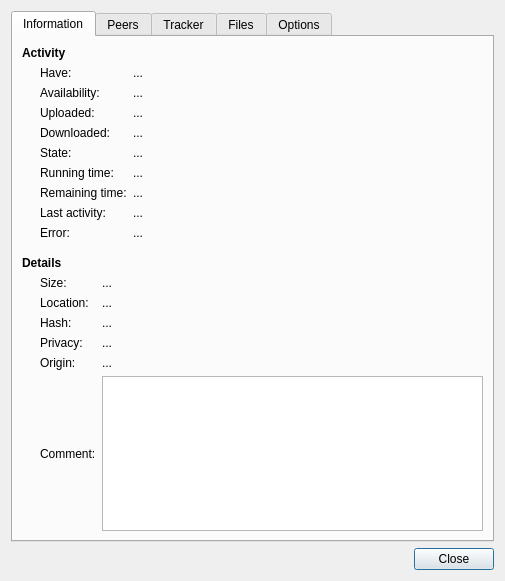
<?xml version="1.0" encoding="UTF-8"?>
<ui version="4.0">
 <class>DetailsDialog</class>
 <widget class="QDialog" name="DetailsDialog">
  <property name="geometry">
   <rect>
    <x>0</x>
    <y>0</y>
    <width>505</width>
    <height>581</height>
   </rect>
  </property>
  <property name="windowTitle">
   <string>Torrent Properties</string>
  </property>
  <layout class="QVBoxLayout" name="dialogLayout">
   <item>
    <widget class="QTabWidget" name="tabs">
     <property name="currentIndex">
      <number>0</number>
     </property>
     <property name="elideMode">
      <enum>Qt::ElideNone</enum>
     </property>
     <property name="usesScrollButtons">
      <bool>false</bool>
     </property>
     <widget class="QWidget" name="infoTab">
      <attribute name="title">
       <string>Information</string>
      </attribute>
      <layout class="QVBoxLayout" name="infoTabLayout">
       <item>
        <widget class="QLabel" name="activitySectionLabel">
         <property name="styleSheet">
          <string notr="true">font-weight:bold</string>
         </property>
         <property name="text">
          <string>Activity</string>
         </property>
        </widget>
       </item>
       <item>
        <layout class="QGridLayout" name="activitySectionLayout" columnstretch="0,1">
         <property name="leftMargin">
          <number>18</number>
         </property>
         <item row="0" column="0">
          <widget class="QLabel" name="haveLabel">
           <property name="text">
            <string>Have:</string>
           </property>
          </widget>
         </item>
         <item row="0" column="1">
          <widget class="SqueezeLabel" name="haveValueLabel">
           <property name="sizePolicy">
            <sizepolicy hsizetype="Ignored" vsizetype="Preferred">
             <horstretch>0</horstretch>
             <verstretch>0</verstretch>
            </sizepolicy>
           </property>
           <property name="text">
            <string notr="true">...</string>
           </property>
           <property name="textFormat">
            <enum>Qt::PlainText</enum>
           </property>
           <property name="textInteractionFlags">
            <set>Qt::NoTextInteraction</set>
           </property>
          </widget>
         </item>
         <item row="1" column="0">
          <widget class="QLabel" name="availabilityLabel">
           <property name="text">
            <string>Availability:</string>
           </property>
          </widget>
         </item>
         <item row="1" column="1">
          <widget class="SqueezeLabel" name="availabilityValueLabel">
           <property name="sizePolicy">
            <sizepolicy hsizetype="Ignored" vsizetype="Preferred">
             <horstretch>0</horstretch>
             <verstretch>0</verstretch>
            </sizepolicy>
           </property>
           <property name="text">
            <string notr="true">...</string>
           </property>
           <property name="textFormat">
            <enum>Qt::PlainText</enum>
           </property>
           <property name="textInteractionFlags">
            <set>Qt::NoTextInteraction</set>
           </property>
          </widget>
         </item>
         <item row="2" column="0">
          <widget class="QLabel" name="uploadedLabel">
           <property name="text">
            <string>Uploaded:</string>
           </property>
          </widget>
         </item>
         <item row="2" column="1">
          <widget class="SqueezeLabel" name="uploadedValueLabel">
           <property name="sizePolicy">
            <sizepolicy hsizetype="Ignored" vsizetype="Preferred">
             <horstretch>0</horstretch>
             <verstretch>0</verstretch>
            </sizepolicy>
           </property>
           <property name="text">
            <string notr="true">...</string>
           </property>
           <property name="textFormat">
            <enum>Qt::PlainText</enum>
           </property>
           <property name="textInteractionFlags">
            <set>Qt::NoTextInteraction</set>
           </property>
          </widget>
         </item>
         <item row="3" column="0">
          <widget class="QLabel" name="downloadedLabel">
           <property name="text">
            <string>Downloaded:</string>
           </property>
          </widget>
         </item>
         <item row="3" column="1">
          <widget class="SqueezeLabel" name="downloadedValueLabel">
           <property name="sizePolicy">
            <sizepolicy hsizetype="Ignored" vsizetype="Preferred">
             <horstretch>0</horstretch>
             <verstretch>0</verstretch>
            </sizepolicy>
           </property>
           <property name="text">
            <string notr="true">...</string>
           </property>
           <property name="textFormat">
            <enum>Qt::PlainText</enum>
           </property>
           <property name="textInteractionFlags">
            <set>Qt::NoTextInteraction</set>
           </property>
          </widget>
         </item>
         <item row="4" column="0">
          <widget class="QLabel" name="stateLabel">
           <property name="text">
            <string>State:</string>
           </property>
          </widget>
         </item>
         <item row="4" column="1">
          <widget class="SqueezeLabel" name="stateValueLabel">
           <property name="sizePolicy">
            <sizepolicy hsizetype="Ignored" vsizetype="Preferred">
             <horstretch>0</horstretch>
             <verstretch>0</verstretch>
            </sizepolicy>
           </property>
           <property name="text">
            <string notr="true">...</string>
           </property>
           <property name="textFormat">
            <enum>Qt::PlainText</enum>
           </property>
           <property name="textInteractionFlags">
            <set>Qt::NoTextInteraction</set>
           </property>
          </widget>
         </item>
         <item row="5" column="0">
          <widget class="QLabel" name="runningTimeLabel">
           <property name="text">
            <string>Running time:</string>
           </property>
          </widget>
         </item>
         <item row="5" column="1">
          <widget class="SqueezeLabel" name="runningTimeValueLabel">
           <property name="sizePolicy">
            <sizepolicy hsizetype="Ignored" vsizetype="Preferred">
             <horstretch>0</horstretch>
             <verstretch>0</verstretch>
            </sizepolicy>
           </property>
           <property name="text">
            <string notr="true">...</string>
           </property>
           <property name="textFormat">
            <enum>Qt::PlainText</enum>
           </property>
           <property name="textInteractionFlags">
            <set>Qt::NoTextInteraction</set>
           </property>
          </widget>
         </item>
         <item row="6" column="0">
          <widget class="QLabel" name="remainingTimeLabel">
           <property name="text">
            <string>Remaining time:</string>
           </property>
          </widget>
         </item>
         <item row="6" column="1">
          <widget class="SqueezeLabel" name="remainingTimeValueLabel">
           <property name="sizePolicy">
            <sizepolicy hsizetype="Ignored" vsizetype="Preferred">
             <horstretch>0</horstretch>
             <verstretch>0</verstretch>
            </sizepolicy>
           </property>
           <property name="text">
            <string notr="true">...</string>
           </property>
           <property name="textFormat">
            <enum>Qt::PlainText</enum>
           </property>
           <property name="textInteractionFlags">
            <set>Qt::NoTextInteraction</set>
           </property>
          </widget>
         </item>
         <item row="7" column="0">
          <widget class="QLabel" name="lastActivityLabel">
           <property name="text">
            <string>Last activity:</string>
           </property>
          </widget>
         </item>
         <item row="7" column="1">
          <widget class="SqueezeLabel" name="lastActivityValueLabel">
           <property name="sizePolicy">
            <sizepolicy hsizetype="Ignored" vsizetype="Preferred">
             <horstretch>0</horstretch>
             <verstretch>0</verstretch>
            </sizepolicy>
           </property>
           <property name="text">
            <string notr="true">...</string>
           </property>
           <property name="textFormat">
            <enum>Qt::PlainText</enum>
           </property>
           <property name="textInteractionFlags">
            <set>Qt::NoTextInteraction</set>
           </property>
          </widget>
         </item>
         <item row="8" column="0">
          <widget class="QLabel" name="errorLabel">
           <property name="text">
            <string>Error:</string>
           </property>
          </widget>
         </item>
         <item row="8" column="1">
          <widget class="SqueezeLabel" name="errorValueLabel">
           <property name="sizePolicy">
            <sizepolicy hsizetype="Ignored" vsizetype="Preferred">
             <horstretch>0</horstretch>
             <verstretch>0</verstretch>
            </sizepolicy>
           </property>
           <property name="text">
            <string notr="true">...</string>
           </property>
           <property name="textFormat">
            <enum>Qt::PlainText</enum>
           </property>
           <property name="textInteractionFlags">
            <set>Qt::TextSelectableByKeyboard|Qt::TextSelectableByMouse</set>
           </property>
          </widget>
         </item>
        </layout>
       </item>
       <item>
        <spacer name="detailsSectionSpacer">
         <property name="orientation">
          <enum>Qt::Vertical</enum>
         </property>
         <property name="sizeType">
          <enum>QSizePolicy::Fixed</enum>
         </property>
         <property name="sizeHint" stdset="0">
          <size>
           <width>1</width>
           <height>10</height>
          </size>
         </property>
        </spacer>
       </item>
       <item>
        <widget class="QLabel" name="detailsSectionLabel">
         <property name="styleSheet">
          <string notr="true">font-weight:bold</string>
         </property>
         <property name="text">
          <string>Details</string>
         </property>
        </widget>
       </item>
       <item>
        <layout class="QGridLayout" name="detailsSectionLayout" columnstretch="0,1">
         <property name="leftMargin">
          <number>18</number>
         </property>
         <item row="0" column="1">
          <widget class="SqueezeLabel" name="sizeValueLabel">
           <property name="sizePolicy">
            <sizepolicy hsizetype="Ignored" vsizetype="Preferred">
             <horstretch>0</horstretch>
             <verstretch>0</verstretch>
            </sizepolicy>
           </property>
           <property name="text">
            <string notr="true">...</string>
           </property>
           <property name="textFormat">
            <enum>Qt::PlainText</enum>
           </property>
           <property name="textInteractionFlags">
            <set>Qt::NoTextInteraction</set>
           </property>
          </widget>
         </item>
         <item row="1" column="1">
          <widget class="SqueezeLabel" name="locationValueLabel">
           <property name="sizePolicy">
            <sizepolicy hsizetype="Ignored" vsizetype="Preferred">
             <horstretch>0</horstretch>
             <verstretch>0</verstretch>
            </sizepolicy>
           </property>
           <property name="text">
            <string notr="true">...</string>
           </property>
           <property name="textFormat">
            <enum>Qt::PlainText</enum>
           </property>
           <property name="textInteractionFlags">
            <set>Qt::TextSelectableByKeyboard|Qt::TextSelectableByMouse</set>
           </property>
          </widget>
         </item>
         <item row="2" column="0">
          <widget class="QLabel" name="hashLabel">
           <property name="text">
            <string>Hash:</string>
           </property>
          </widget>
         </item>
         <item row="3" column="0">
          <widget class="QLabel" name="privacyLabel">
           <property name="text">
            <string>Privacy:</string>
           </property>
          </widget>
         </item>
         <item row="4" column="0">
          <widget class="QLabel" name="originLabel">
           <property name="text">
            <string>Origin:</string>
           </property>
          </widget>
         </item>
         <item row="4" column="1">
          <widget class="SqueezeLabel" name="originValueLabel">
           <property name="sizePolicy">
            <sizepolicy hsizetype="Ignored" vsizetype="Preferred">
             <horstretch>0</horstretch>
             <verstretch>0</verstretch>
            </sizepolicy>
           </property>
           <property name="text">
            <string notr="true">...</string>
           </property>
           <property name="textFormat">
            <enum>Qt::PlainText</enum>
           </property>
           <property name="textInteractionFlags">
            <set>Qt::TextSelectableByKeyboard|Qt::TextSelectableByMouse</set>
           </property>
          </widget>
         </item>
         <item row="3" column="1">
          <widget class="SqueezeLabel" name="privacyValueLabel">
           <property name="sizePolicy">
            <sizepolicy hsizetype="Ignored" vsizetype="Preferred">
             <horstretch>0</horstretch>
             <verstretch>0</verstretch>
            </sizepolicy>
           </property>
           <property name="text">
            <string notr="true">...</string>
           </property>
           <property name="textFormat">
            <enum>Qt::PlainText</enum>
           </property>
           <property name="textInteractionFlags">
            <set>Qt::NoTextInteraction</set>
           </property>
          </widget>
         </item>
         <item row="0" column="0">
          <widget class="QLabel" name="sizeLabel">
           <property name="text">
            <string>Size:</string>
           </property>
          </widget>
         </item>
         <item row="1" column="0">
          <widget class="QLabel" name="locationLabel">
           <property name="text">
            <string>Location:</string>
           </property>
          </widget>
         </item>
         <item row="2" column="1">
          <widget class="SqueezeLabel" name="hashValueLabel">
           <property name="sizePolicy">
            <sizepolicy hsizetype="Ignored" vsizetype="Preferred">
             <horstretch>0</horstretch>
             <verstretch>0</verstretch>
            </sizepolicy>
           </property>
           <property name="text">
            <string notr="true">...</string>
           </property>
           <property name="textFormat">
            <enum>Qt::PlainText</enum>
           </property>
           <property name="textInteractionFlags">
            <set>Qt::TextSelectableByKeyboard|Qt::TextSelectableByMouse</set>
           </property>
          </widget>
         </item>
         <item row="5" column="0">
          <widget class="QLabel" name="commentLabel">
           <property name="text">
            <string>Comment:</string>
           </property>
           <property name="buddy">
            <cstring>commentBrowser</cstring>
           </property>
          </widget>
         </item>
         <item row="5" column="1">
          <widget class="QTextBrowser" name="commentBrowser">
           <property name="textInteractionFlags">
            <set>Qt::TextSelectableByKeyboard|Qt::TextSelectableByMouse</set>
           </property>
          </widget>
         </item>
        </layout>
       </item>
      </layout>
     </widget>
     <widget class="QWidget" name="peersTab">
      <attribute name="title">
       <string>Peers</string>
      </attribute>
      <layout class="QVBoxLayout" name="peersTabLayout">
       <item>
        <widget class="QTreeWidget" name="peersView">
         <property name="alternatingRowColors">
          <bool>true</bool>
         </property>
         <property name="verticalScrollMode">
          <enum>QAbstractItemView::ScrollPerPixel</enum>
         </property>
         <property name="rootIsDecorated">
          <bool>false</bool>
         </property>
         <property name="uniformRowHeights">
          <bool>true</bool>
         </property>
         <property name="sortingEnabled">
          <bool>true</bool>
         </property>
         <property name="columnCount">
          <number>0</number>
         </property>
         <attribute name="headerShowSortIndicator" stdset="0">
          <bool>true</bool>
         </attribute>
        </widget>
       </item>
      </layout>
     </widget>
     <widget class="QWidget" name="trackersTab">
      <attribute name="title">
       <string>Tracker</string>
      </attribute>
      <layout class="QGridLayout" name="trackersTabLayout">
       <item row="0" column="0" rowspan="4">
        <widget class="QListView" name="trackersView">
         <property name="horizontalScrollBarPolicy">
          <enum>Qt::ScrollBarAlwaysOff</enum>
         </property>
         <property name="alternatingRowColors">
          <bool>true</bool>
         </property>
         <property name="selectionMode">
          <enum>QAbstractItemView::ExtendedSelection</enum>
         </property>
         <property name="verticalScrollMode">
          <enum>QAbstractItemView::ScrollPerPixel</enum>
         </property>
        </widget>
       </item>
       <item row="0" column="1">
        <widget class="QToolButton" name="addTrackerButton">
         <property name="toolTip">
          <string>Add Tracker</string>
         </property>
         <property name="toolButtonStyle">
          <enum>Qt::ToolButtonIconOnly</enum>
         </property>
        </widget>
       </item>
       <item row="1" column="1">
        <widget class="QToolButton" name="editTrackerButton">
         <property name="toolTip">
          <string>Edit Tracker</string>
         </property>
         <property name="toolButtonStyle">
          <enum>Qt::ToolButtonIconOnly</enum>
         </property>
        </widget>
       </item>
       <item row="2" column="1">
        <widget class="QToolButton" name="removeTrackerButton">
         <property name="toolTip">
          <string>Remove Trackers</string>
         </property>
         <property name="toolButtonStyle">
          <enum>Qt::ToolButtonIconOnly</enum>
         </property>
        </widget>
       </item>
       <item row="3" column="1">
        <spacer name="trackerButtonsSpacer">
         <property name="orientation">
          <enum>Qt::Vertical</enum>
         </property>
         <property name="sizeHint" stdset="0">
          <size>
           <width>1</width>
           <height>1</height>
          </size>
         </property>
        </spacer>
       </item>
       <item row="4" column="0">
        <widget class="QCheckBox" name="showTrackerScrapesCheck">
         <property name="text">
          <string>Show &amp;more details</string>
         </property>
        </widget>
       </item>
       <item row="5" column="0">
        <widget class="QCheckBox" name="showBackupTrackersCheck">
         <property name="text">
          <string>Show &amp;backup trackers</string>
         </property>
        </widget>
       </item>
      </layout>
     </widget>
     <widget class="QWidget" name="filesTab">
      <attribute name="title">
       <string>Files</string>
      </attribute>
      <layout class="QVBoxLayout" name="filesTabLayout">
       <item>
        <widget class="FileTreeView" name="filesView">
         <property name="horizontalScrollBarPolicy">
          <enum>Qt::ScrollBarAlwaysOff</enum>
         </property>
         <property name="editTriggers">
          <set>QAbstractItemView::EditKeyPressed</set>
         </property>
         <property name="alternatingRowColors">
          <bool>true</bool>
         </property>
         <property name="selectionMode">
          <enum>QAbstractItemView::ExtendedSelection</enum>
         </property>
         <property name="verticalScrollMode">
          <enum>QAbstractItemView::ScrollPerPixel</enum>
         </property>
         <property name="uniformRowHeights">
          <bool>true</bool>
         </property>
         <property name="sortingEnabled">
          <bool>true</bool>
         </property>
        </widget>
       </item>
      </layout>
     </widget>
     <widget class="QWidget" name="optionsTab">
      <attribute name="title">
       <string>Options</string>
      </attribute>
      <layout class="QVBoxLayout" name="optionsTabLayout">
       <item>
        <widget class="QLabel" name="speedSectionLabel">
         <property name="styleSheet">
          <string notr="true">font-weight:bold</string>
         </property>
         <property name="text">
          <string>Speed</string>
         </property>
        </widget>
       </item>
       <item>
        <layout class="QGridLayout" name="speedSectionLayout" columnstretch="0,1">
         <property name="leftMargin">
          <number>18</number>
         </property>
         <item row="0" column="0" colspan="2">
          <widget class="QCheckBox" name="sessionLimitCheck">
           <property name="text">
            <string>Honor global &amp;limits</string>
           </property>
          </widget>
         </item>
         <item row="1" column="0">
          <widget class="QCheckBox" name="singleDownCheck">
           <property name="text">
            <string>Limit &amp;download speed:</string>
           </property>
          </widget>
         </item>
         <item row="1" column="1">
          <widget class="QSpinBox" name="singleDownSpin">
           <property name="enabled">
            <bool>false</bool>
           </property>
           <property name="maximum">
            <number>999999999</number>
           </property>
           <property name="singleStep">
            <number>5</number>
           </property>
          </widget>
         </item>
         <item row="2" column="0">
          <widget class="QCheckBox" name="singleUpCheck">
           <property name="text">
            <string>Limit &amp;upload speed:</string>
           </property>
          </widget>
         </item>
         <item row="2" column="1">
          <widget class="QSpinBox" name="singleUpSpin">
           <property name="enabled">
            <bool>false</bool>
           </property>
           <property name="maximum">
            <number>999999999</number>
           </property>
           <property name="singleStep">
            <number>5</number>
           </property>
          </widget>
         </item>
         <item row="3" column="0">
          <widget class="QLabel" name="bandwidthPriorityLabel">
           <property name="text">
            <string>Torrent &amp;priority:</string>
           </property>
           <property name="buddy">
            <cstring>bandwidthPriorityCombo</cstring>
           </property>
          </widget>
         </item>
         <item row="3" column="1">
          <widget class="QComboBox" name="bandwidthPriorityCombo"/>
         </item>
         <item row="4" column="0" colspan="2">
          <widget class="QCheckBox" name="sequentialCheck">
           <property name="text">
            <string>Sequential download</string>
           </property>
          </widget>
         </item>
        </layout>
       </item>
       <item>
        <spacer name="seedingLimitsSectionSpacer">
         <property name="orientation">
          <enum>Qt::Vertical</enum>
         </property>
         <property name="sizeType">
          <enum>QSizePolicy::Fixed</enum>
         </property>
         <property name="sizeHint" stdset="0">
          <size>
           <width>1</width>
           <height>10</height>
          </size>
         </property>
        </spacer>
       </item>
       <item>
        <widget class="QLabel" name="seedingLimitsSectionLabel">
         <property name="styleSheet">
          <string notr="true">font-weight:bold</string>
         </property>
         <property name="text">
          <string>Seeding Limits</string>
         </property>
        </widget>
       </item>
       <item>
        <layout class="QGridLayout" name="seedingLimitsSectionRatioLayout" columnstretch="0,1,0">
         <property name="leftMargin">
          <number>18</number>
         </property>
         <item row="0" column="0">
          <widget class="QLabel" name="ratioLabel">
           <property name="text">
            <string>&amp;Ratio:</string>
           </property>
           <property name="buddy">
            <cstring>ratioCombo</cstring>
           </property>
          </widget>
         </item>
         <item row="0" column="1">
          <widget class="QComboBox" name="ratioCombo"/>
         </item>
         <item row="0" column="2">
          <widget class="QDoubleSpinBox" name="ratioSpin">
           <property name="maximum">
            <double>999999999.000000000000000</double>
           </property>
           <property name="singleStep">
            <double>0.500000000000000</double>
           </property>
          </widget>
         </item>
        </layout>
       </item>
       <item>
        <layout class="QGridLayout" name="seedingLimitsSectionIdleLayout" columnstretch="0,1,0">
         <property name="leftMargin">
          <number>18</number>
         </property>
         <item row="0" column="0">
          <widget class="QLabel" name="idleLabel">
           <property name="text">
            <string>&amp;Idle:</string>
           </property>
           <property name="buddy">
            <cstring>idleCombo</cstring>
           </property>
          </widget>
         </item>
         <item row="0" column="1">
          <widget class="QComboBox" name="idleCombo"/>
         </item>
         <item row="0" column="2">
          <widget class="QSpinBox" name="idleSpin">
           <property name="suffix">
            <string notr="true"> minute(s)</string>
           </property>
           <property name="minimum">
            <number>1</number>
           </property>
           <property name="maximum">
            <number>9999</number>
           </property>
           <property name="singleStep">
            <number>5</number>
           </property>
          </widget>
         </item>
        </layout>
       </item>
       <item>
        <spacer name="peerConnectionsSectionSpacer">
         <property name="orientation">
          <enum>Qt::Vertical</enum>
         </property>
         <property name="sizeType">
          <enum>QSizePolicy::Fixed</enum>
         </property>
         <property name="sizeHint" stdset="0">
          <size>
           <width>1</width>
           <height>10</height>
          </size>
         </property>
        </spacer>
       </item>
       <item>
        <widget class="QLabel" name="peerConnectionsSectionLabel">
         <property name="styleSheet">
          <string notr="true">font-weight:bold</string>
         </property>
         <property name="text">
          <string>Peer Connections</string>
         </property>
        </widget>
       </item>
       <item>
        <layout class="QGridLayout" name="peerConnectionsSectionLayout" columnstretch="0,1">
         <property name="leftMargin">
          <number>18</number>
         </property>
         <item row="0" column="0">
          <widget class="QLabel" name="peerLimitLabel">
           <property name="text">
            <string>&amp;Maximum peers:</string>
           </property>
           <property name="buddy">
            <cstring>peerLimitSpin</cstring>
           </property>
          </widget>
         </item>
         <item row="0" column="1">
          <widget class="QSpinBox" name="peerLimitSpin">
           <property name="minimum">
            <number>1</number>
           </property>
           <property name="maximum">
            <number>300</number>
           </property>
           <property name="singleStep">
            <number>5</number>
           </property>
          </widget>
         </item>
        </layout>
       </item>
       <item>
        <spacer name="optionsTabBottomSpacer">
         <property name="orientation">
          <enum>Qt::Vertical</enum>
         </property>
         <property name="sizeHint" stdset="0">
          <size>
           <width>1</width>
           <height>1</height>
          </size>
         </property>
        </spacer>
       </item>
      </layout>
     </widget>
    </widget>
   </item>
   <item>
    <widget class="QDialogButtonBox" name="dialogButtons">
     <property name="orientation">
      <enum>Qt::Horizontal</enum>
     </property>
     <property name="standardButtons">
      <set>QDialogButtonBox::Close</set>
     </property>
    </widget>
   </item>
  </layout>
 </widget>
 <customwidgets>
  <customwidget>
   <class>SqueezeLabel</class>
   <extends>QLabel</extends>
   <header>SqueezeLabel.h</header>
  </customwidget>
  <customwidget>
   <class>FileTreeView</class>
   <extends>QTreeView</extends>
   <header>FileTreeView.h</header>
  </customwidget>
 </customwidgets>
 <resources/>
 <connections>
  <connection>
   <sender>dialogButtons</sender>
   <signal>accepted()</signal>
   <receiver>DetailsDialog</receiver>
   <slot>accept()</slot>
   <hints>
    <hint type="sourcelabel">
     <x>26</x>
     <y>563</y>
    </hint>
    <hint type="destinationlabel">
     <x>20</x>
     <y>20</y>
    </hint>
   </hints>
  </connection>
  <connection>
   <sender>dialogButtons</sender>
   <signal>rejected()</signal>
   <receiver>DetailsDialog</receiver>
   <slot>reject()</slot>
   <hints>
    <hint type="sourcelabel">
     <x>26</x>
     <y>563</y>
    </hint>
    <hint type="destinationlabel">
     <x>20</x>
     <y>20</y>
    </hint>
   </hints>
  </connection>
  <connection>
   <sender>singleDownCheck</sender>
   <signal>toggled(bool)</signal>
   <receiver>singleDownSpin</receiver>
   <slot>setEnabled(bool)</slot>
   <hints>
    <hint type="sourcelabel">
     <x>35</x>
     <y>99</y>
    </hint>
    <hint type="destinationlabel">
     <x>247</x>
     <y>93</y>
    </hint>
   </hints>
  </connection>
  <connection>
   <sender>singleUpCheck</sender>
   <signal>toggled(bool)</signal>
   <receiver>singleUpSpin</receiver>
   <slot>setEnabled(bool)</slot>
   <hints>
    <hint type="sourcelabel">
     <x>35</x>
     <y>131</y>
    </hint>
    <hint type="destinationlabel">
     <x>247</x>
     <y>125</y>
    </hint>
   </hints>
  </connection>
 </connections>
</ui>
